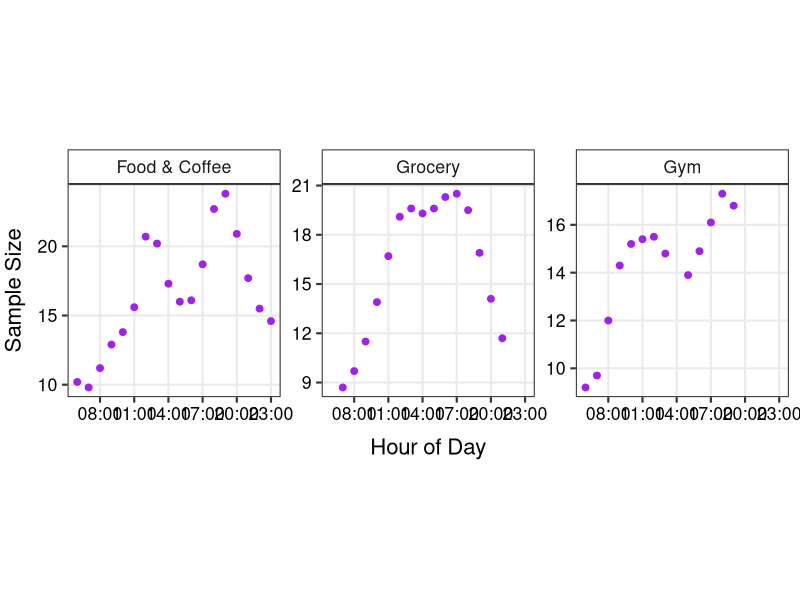
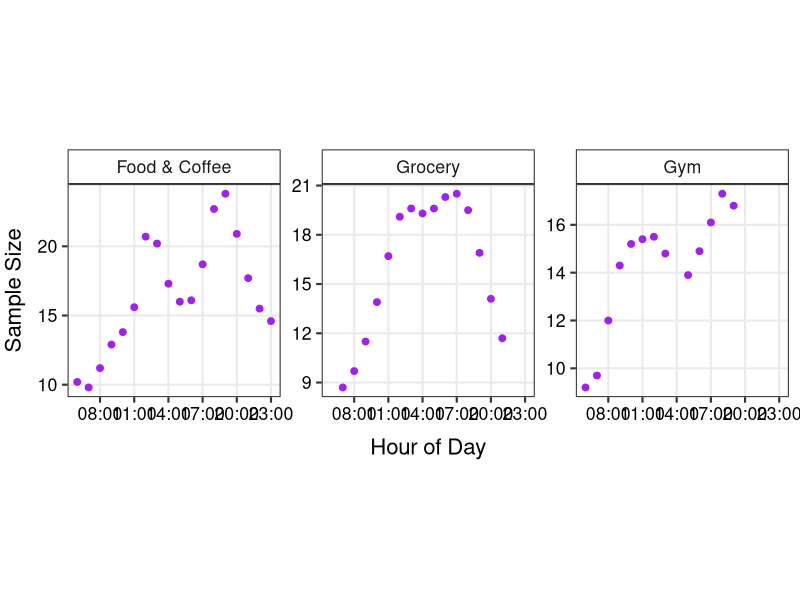

The R script that drew these images, in order:
## CODE TO RECREATE FIGURE S4 ##

# read in packages
library(tidyverse)


# read in csv
num_ave_unique_visitors_by_hour_figS4 <- read.csv("figS4.csv")


# add column for the time labels on the x-axis
num_ave_unique_visitors_by_hour_figS4 <- num_ave_unique_visitors_by_hour_figS4 %>%
  mutate(time_label = as.POSIXct(hour * 3600, origin = "1970-01-01", tz = "UTC"))

# set start and end time variables
start_time <- as.POSIXct(6 * 3600, origin = "1970-01-01", tz = "UTC")
end_time <- as.POSIXct(23 * 3600, origin = "1970-01-01", tz = "UTC")



p_figS4 <- ggplot(num_ave_unique_visitors_by_hour_figS4, aes(x = time_label, y = ave_num_uv_hour)) +
  geom_point(color = "purple", size = 2) +
  scale_x_datetime(date_labels = "%H:%M",
                   date_breaks = "3 hours",
                   limits = c(start_time, end_time)) +
  labs(x = "Hour of Day", y="Sample Size", color = "") +
  facet_wrap(.~poi_type, scales = "free_y") +
  theme_bw(base_size = 16) +
  theme(strip.background =element_rect(fill="white"),
        panel.grid.minor = element_blank(),
        aspect.ratio = 1,
        axis.title.y = element_text(color = "black", vjust = +2.25),
        axis.title.x = element_text(color = "black", vjust = -0.75),
        axis.text.x = element_text(color = "black"),
        axis.text.y = element_text(color = "black",),
        legend.title = element_blank(),
        legend.position = "inside",
        legend.position.inside = c(0.92,0.87))


p_figS4

ggsave("p_figS4.png", p_figS4, width = 14, height = 5, units = "in")
